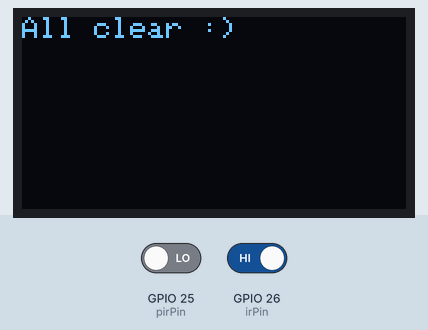
A sketch run on a simulated ESP32. Parts: 128×64 one-colour display. Inputs (shaded band) come from the test bench; at power-on: GPIO 25 (pirPin) LOW, GPIO 26 (irPin) HIGH. What the sketch prints to the serial monitor is not drawn.

Above: at 1.2 s.
1.3 s: GPIO 25 (pirPin) driven HIGH
At 2.6 s:
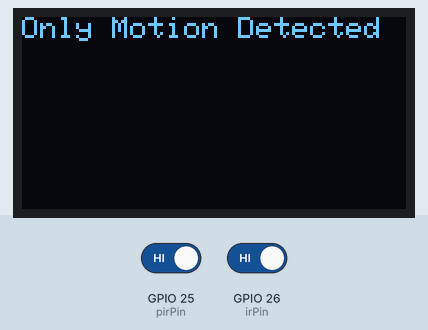
2.9 s: GPIO 26 (irPin) driven LOW
At 4.1 s:
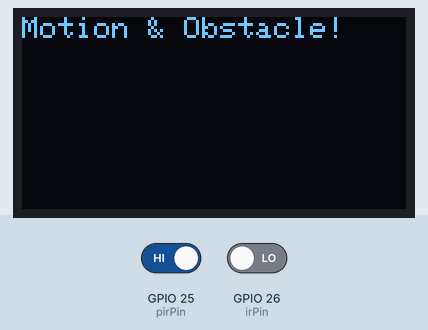
4.4 s: GPIO 25 (pirPin) driven LOW
At 4.9 s:
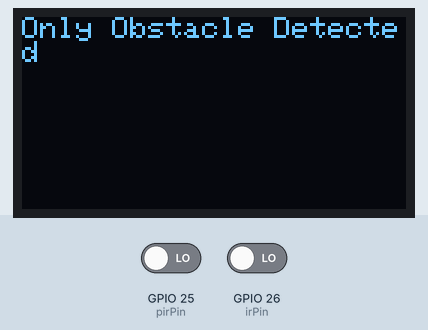
6.0 s: GPIO 26 (irPin) driven HIGH
At 6.6 s:
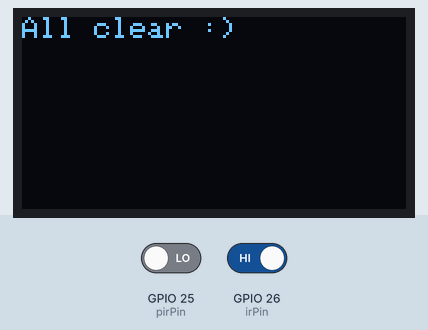
Timing chart, 0 to 8.6 s (numbered marks = the images above; inputs shaded):
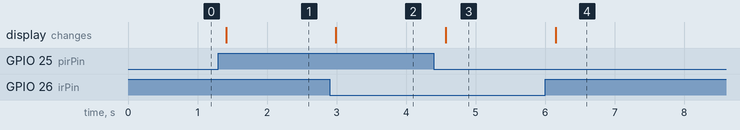

The sketch:

PIR_IR_OLED.ino
```cpp
#include <Wire.h>
#include <Adafruit_GFX.h>
#include <Adafruit_SSD1306.h>

// OLED setup
#define SCREEN_WIDTH 128
#define SCREEN_HEIGHT 64
#define OLED_RESET -1
Adafruit_SSD1306 display(SCREEN_WIDTH, SCREEN_HEIGHT, &Wire, OLED_RESET);

// Sensor pins
const int pirPin = 25;  // D25 for PIR
const int irPin = 26;   // D26 for IR

int pirState = 0;
int irState = 0;

void setup() {
  pinMode(pirPin, INPUT);
  pinMode(irPin, INPUT);

  Serial.begin(9600);
  Wire.begin(21, 22); // Confirm your wiring: SDA=21, SCL=22

  // Initialize OLED
  if (!display.begin(SSD1306_SWITCHCAPVCC, 0x3C)) {
    Serial.println("OLED failed");
    while (true);
  }

  display.clearDisplay();
  display.setTextSize(1);
  display.setTextColor(SSD1306_WHITE);
}

void loop() {
  pirState = digitalRead(pirPin);
  irState = digitalRead(irPin);

  display.clearDisplay();
  display.setCursor(0, 0);

  if (pirState == HIGH && irState == LOW) {
    display.println("Motion & Obstacle!");
    Serial.println("Motion & Obstacle!");
  }
  else if (pirState == HIGH) {
    display.println("Only Motion Detected");
    Serial.println("Only motion detected!");
  }
  else if (irState == LOW) {
    display.println("Only Obstacle Detected");
    Serial.println("Only obstacle detected!");
  }
  else {
    display.println("All clear :)");
    Serial.println("All clear.");
  }

  display.display();
  delay(200);
}
```

Measured:
- after the input at 1.3 s, the display: changes after 0.11 s (image 1)
- after the input at 2.9 s, the display: changes after 0.09 s (image 2)
- after the input at 4.4 s, the display: changes after 0.17 s (image 3)
- after the input at 6.0 s, the display: changes after 0.15 s (image 4)
